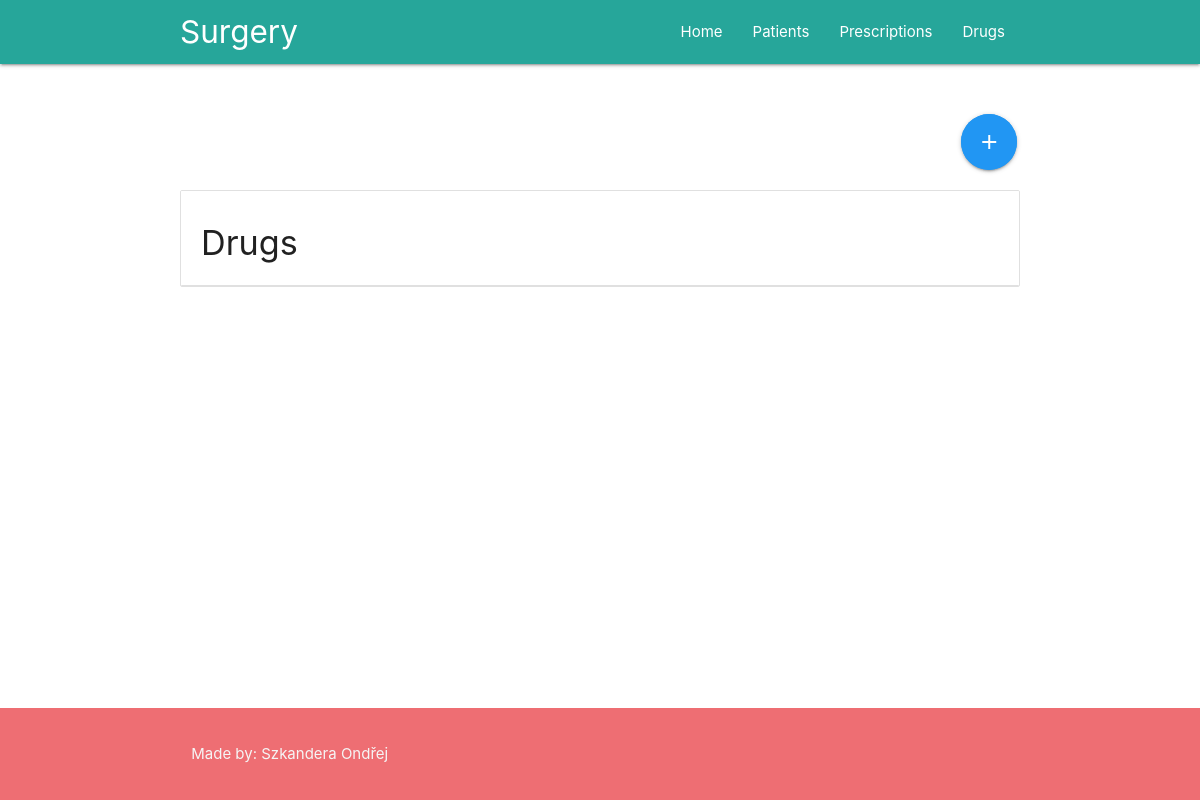
The page /drugs on the database as committed earlier.
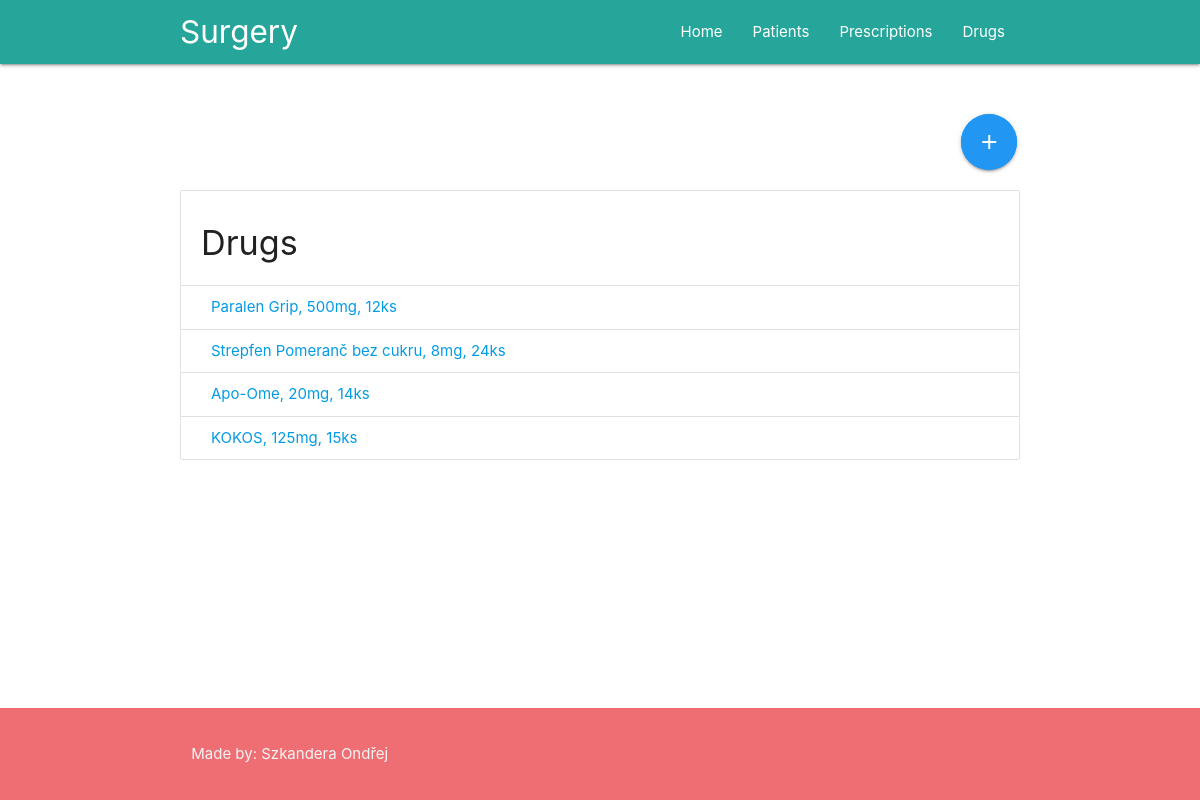
The same page on the database as committed later.
### Office/models.py (models this page shows)
class Drug(models.Model):
    name = models.CharField(max_length=100)
    number_of_pills = models.IntegerField()
    description = models.TextField(null=True)
    gram = models.IntegerField()
    picture = models.ImageField(null=True, blank=True, upload_to='pictures/%Y/%m/%d/')
    def __str__(self):
        return '{}, {}mg, {}ks'.format(self.name, self.gram, self.number_of_pills)

### Office/views.py (the view)
# urls.py: path('drugs', views.drugs, name='drugs'),
def drugs(request):
    context = {
        'drugs': models.Drug.objects.all()
    }
    return render(request, 'Office/drugs.html', context)

### Office/templates/Office/drugs.html
{% extends 'Office/layout.html' %}
{% block content %}
    <div class="row">
        <div class="col s1 offset-s11">
            <a class="btn-floating btn-large waves-effect waves-light blue pulse"
               href="{% url 'add_drug' %}"><i class="material-icons">add</i></a>
        </div>
    </div>
    <ul class="collection with-header">
        <li class="collection-header"><h4>Drugs</h4></li>
        {% for drug in drugs %}
                <li class="collection-item">
                    <a href="{% url 'drug_detail' drug.id %}">{{ drug }}</a>
                </li>
        {% endfor %}
    </ul>
{% endblock %}

Rows that differ between the two databases and show on the page:
added Drug: name+gram+number_of_pills "Paralen Grip, 500mg, 12ks"
added Drug: name+gram+number_of_pills "Strepfen Pomeranč bez cukru, 8mg, 24ks"
added Drug: name+gram+number_of_pills "Apo-Ome, 20mg, 14ks"
added Drug: name+gram+number_of_pills "KOKOS, 125mg, 15ks"
